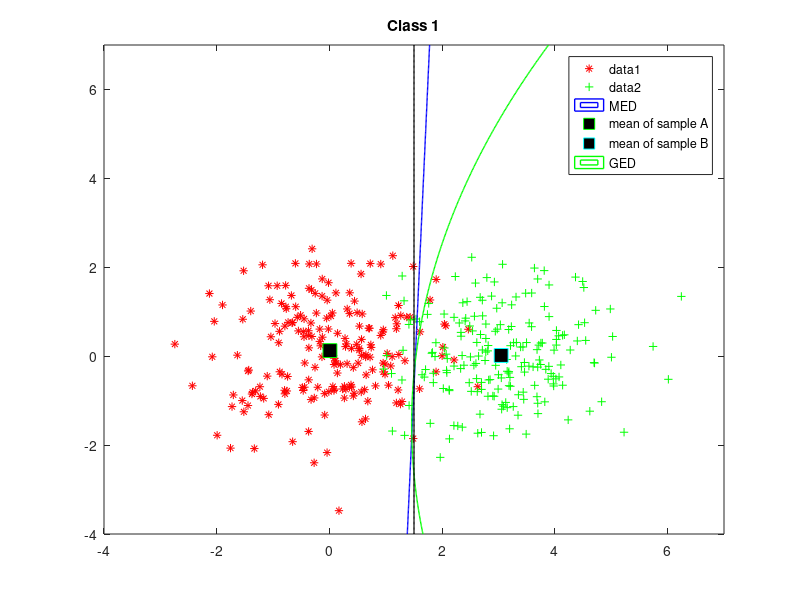

Reproduce this figure in MATLAB.
%% SYDE 675 LAB_1
clear all; close all; clc;

%% class 1
muAClass1 = [0,0];
sigmaAClass1 = [1,0; 0,1];
muBClass1 = [3,0];
sigmaBClass1 = [1,0; 0,1];

%% load data
rAClass1 = mvnrnd(muAClass1, sigmaAClass1, 200);
rBClass1 = mvnrnd(muBClass1, sigmaBClass1, 200);
h = figure
plot(rAClass1(:,1),rAClass1(:,2),'r*');
hold on
plot(rBClass1(:,1),rBClass1(:,2),'g+'); 
title('Class 1');

%% MED
meanClass1A = mean(rAClass1)
meanClass1B = mean(rBClass1)
u = linspace(-4, 7, 400);
v = linspace(-4, 7, 400);
z = zeros(length(u), length(v));
for i = 1:length(u)
        for j = 1:length(v)
            z(i,j) = ((u(i)- meanClass1A(1))^2 + (v(j)- meanClass1A(2))^2)...
                - ((u(i)- meanClass1B(1))^2 + (v(j)- meanClass1B(2))^2);
        end
end
z = z';
contour(u,v,z,[0, 0], 'LineWidth', 1,'LineColor','b','DisplayName','MED');

plot(meanClass1A(1),meanClass1A(2),'gs','MarkerSize',10,'MarkerFaceColor',...
    [0,0,0],...
    'DisplayName','mean of sample A');
plot(meanClass1B(1),meanClass1B(2),'cs','MarkerSize',10,'MarkerFaceColor',...
    [0,0,0],...
    'DisplayName','mean of sample B');

%% GED
u1 = linspace(-4, 7, 400);
v1 = linspace(-4, 7, 400);
valClass1A = cov(rAClass1)
valClass1B = cov(rBClass1)
z1 = zeros(length(u1), length(v1));
for i = 1:length(u1)
     for j = 1:length(v1)
         z1(i,j) = ([u1(i) v1(j)]- meanClass1A)*inv(valClass1A)*([u1(i) v1(j)]...
             - meanClass1A)'- ([u1(i) v1(j)]- meanClass1B)*inv(valClass1B)...
             *([u1(i) v1(j)]- meanClass1B)';
             
     end
end
z1 = z1';
contour(u1,v1,z1,[0, 0], 'LineWidth', 1,'LineColor','g','DisplayName','GED'); 
legend('show');

%% MAP

u2 = linspace(-4, 7, 400);
v2 = linspace(-4, 7, 400);
z2 = zeros(length(u2), length(v2));
for i = 1:length(u2)
     for j = 1:length(v2)      
         z2(i,j) = 1/(2*pi*(abs(det(sigmaAClass1)))^0.5)*exp(-0.5*([u2(i) v2(j)]...
             - muAClass1)*inv(sigmaAClass1)*([u2(i) v2(j)]- muAClass1)')...
             - 1/(2*pi*(abs(det(sigmaBClass1)))^0.5)*exp(-0.5*([u2(i) v2(j)] ...
             - muBClass1)*inv(sigmaBClass1)*([u2(i) v2(j)]- muBClass1)');
     end
end
z2 = z2';
contour(u2,v2,z2,[0, 0], 'LineWidth', 1,'LineColor','k','DisplayName','MAP'); 
legend('show');


saveas(h,'class1_error_MED.png');

%% error MED
Class = [rAClass1; rBClass1];
% add labels
Class(1:200, 3) = 1;
Class(201:400, 3) = 2;
error_MED1 = zeros(40,1);
z = zeros(length(Class),1);
for n = 1:40
    v = 5*n;
    u = (5*n-4);
    sample1A = rAClass1(u:v,:);
    sample1B = rBClass1(u:v,:);
    meanClass1A = mean(sample1A);
    meanClass1B = mean(sample1B);
   
    for i = 1:400
         z(i) = (Class(i,1)- meanClass1A(1))^2 + (Class(i,2)- meanClass1A(2))^2 ...
                - ((Class(i,1)- meanClass1B(1))^2 + (Class(i,2)- meanClass1B(2))^2);
            
         if z(i)>0
              z(i) = 2;
         else
              z(i) = 1;
         end
            
    end
    
    
% get rid of training samples
z(u:v,:) = Class(u:v,3);
z(200+u:200+v) = Class(200+u:200+v,3);
% calculate error rate
error_MED1(n) = sum(abs(z(1:200)-1)+abs(z(201:400)-2))/380;
end
muError_MED1 = mean(error_MED1);
varError_MED1 = std(error_MED1);

